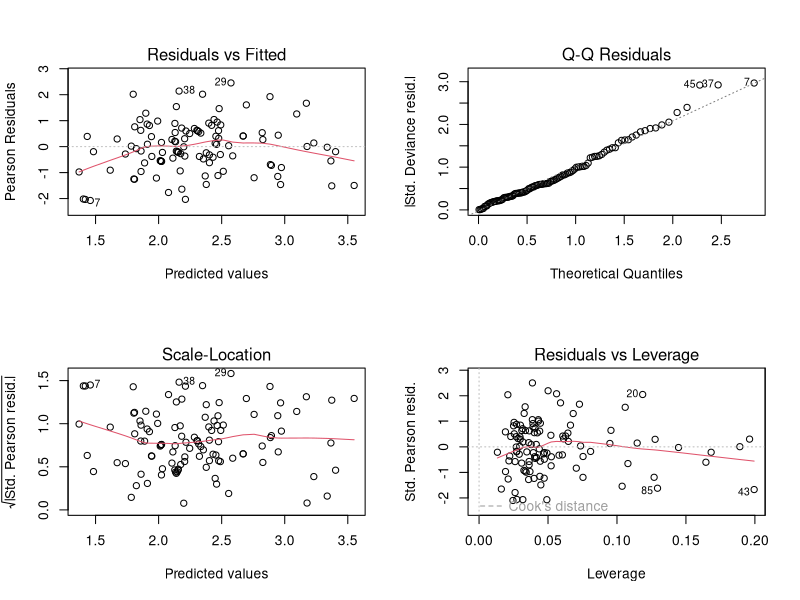
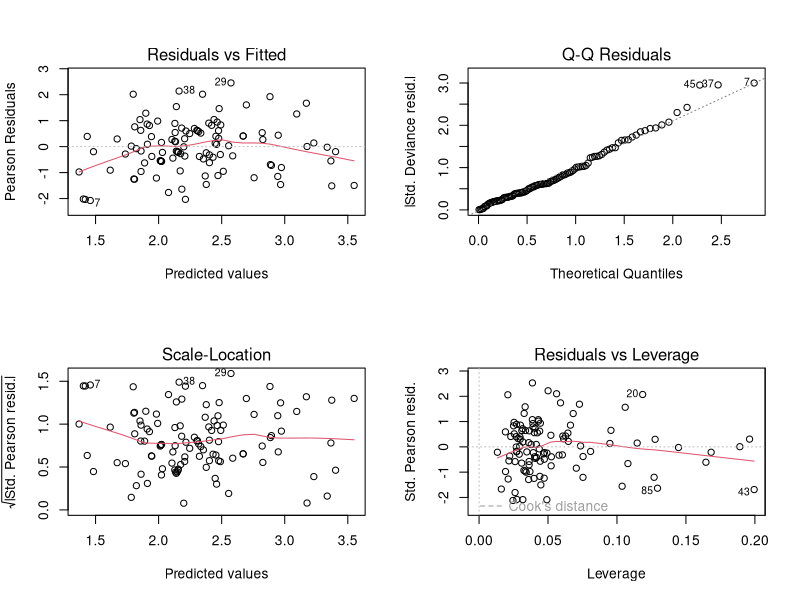

Write the R code that produced these figures, in order.
## ---- chunk 1
library(readr)
library(ggplot2)
library(dplyr)
library(car)
## ---- chunk 2
df = read.table("Data/doityourself.txt", header=TRUE)
glm_data = glm(y ~ x1 + x2 + x3 + x4 + x5, data=df, family = poisson)
summary(glm_data)
par(mfrow=c(2,2))
plot(glm_data)
## ---- chunk 3
glm_ql = glm(y ~ x1 + x2 + x3 + x4 + x5, data=df, family = quasipoisson)
summary(glm_ql)
par(mfrow=c(2,2))
plot(glm_ql)
## ---- chunk 4
cr = read.table("Data/buyacar.txt", header=TRUE)
cr_m1 = glm(y ~ x1 + x2, data=cr, family=binomial(link = logit))
cr_m2 = glm(y ~ x1 + x2, data=cr, family=binomial(link = probit))
cr_m3 = glm(y ~ x1 + x2, data=cr, family=binomial(link = cloglog))

summary(cr_m1)
summary(cr_m2)
summary(cr_m3)

predict(cr_m1, newdata = data.frame(x1 = 55, x2 = 4))
predict(cr_m1, newdata = data.frame(x1 = 55, x2 = 4), type = "response")
predict(cr_m2, newdata = data.frame(x1 = 55, x2 = 4))
predict(cr_m2, newdata = data.frame(x1 = 55, x2 = 4), type = "response")
predict(cr_m3, newdata = data.frame(x1 = 55, x2 = 4))
predict(cr_m3, newdata = data.frame(x1 = 55, x2 = 4), type = "response")
## ---- chunk 5
mq = read.table("Data/mesquite.txt", header = TRUE)
names(mq) = c("x1", "x2", "x3", "x4", "y")

mq_m1 = lm(log(y) ~ log(x1) + log(x2) + log(x3) + log(x4), data=mq)

drop1(mq_m1, ~., test = "F")
summary(mq_m1)

mq_m2 = lm(log(y) ~ log(x1) + log(x2), data=mq)
drop1(mq_m2, ~., test = "F")
summary(mq_m2)
## ---- chunk 6
sl = SLID
